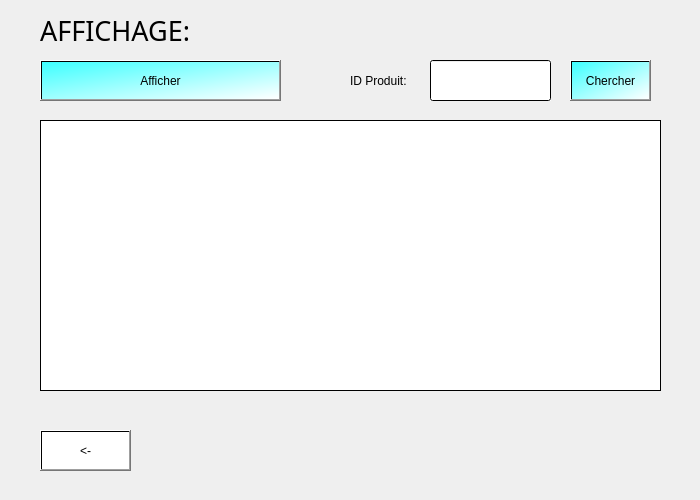
<?xml version="1.0" encoding="UTF-8"?>
<ui version="4.0">
 <class>Affichage</class>
 <widget class="QDialog" name="Affichage">
  <property name="geometry">
   <rect>
    <x>0</x>
    <y>0</y>
    <width>700</width>
    <height>500</height>
   </rect>
  </property>
  <property name="windowTitle">
   <string>Dialog</string>
  </property>
  <widget class="QLabel" name="label">
   <property name="geometry">
    <rect>
     <x>350</x>
     <y>60</y>
     <width>91</width>
     <height>41</height>
    </rect>
   </property>
   <property name="text">
    <string>ID Produit:</string>
   </property>
  </widget>
  <widget class="QLineEdit" name="lineEdit">
   <property name="geometry">
    <rect>
     <x>430</x>
     <y>60</y>
     <width>121</width>
     <height>41</height>
    </rect>
   </property>
   <property name="styleSheet">
    <string notr="true">background-color: qlineargradient(spread:pad, x1:0, y1:0, x2:1, y2:1, stop:0 rgba(255, 255, 255, 255), stop:1 rgba(255, 255, 255, 255));</string>
   </property>
  </widget>
  <widget class="QPushButton" name="pushButton_2">
   <property name="geometry">
    <rect>
     <x>40</x>
     <y>60</y>
     <width>241</width>
     <height>41</height>
    </rect>
   </property>
   <property name="styleSheet">
    <string notr="true">background-color: qlineargradient(spread:pad, x1:0, y1:0, x2:1, y2:1, stop:0 rgba(61, 255, 255, 255), stop:1 rgba(255, 255, 255, 255));</string>
   </property>
   <property name="text">
    <string>Afficher</string>
   </property>
  </widget>
  <widget class="QTableView" name="tableView">
   <property name="geometry">
    <rect>
     <x>40</x>
     <y>120</y>
     <width>621</width>
     <height>271</height>
    </rect>
   </property>
   <property name="styleSheet">
    <string notr="true">background-color: qlineargradient(spread:pad, x1:0, y1:0, x2:1, y2:1, stop:0 rgba(255, 255, 255, 255), stop:1 rgba(255, 255, 255, 255));</string>
   </property>
  </widget>
  <widget class="QLabel" name="label_2">
   <property name="geometry">
    <rect>
     <x>520</x>
     <y>420</y>
     <width>131</width>
     <height>31</height>
    </rect>
   </property>
   <property name="styleSheet">
    <string notr="true">color: qlineargradient(spread:pad, x1:0, y1:0, x2:1, y2:0, stop:0 rgba(0, 0, 0, 255), stop:1 rgba(255, 255, 255, 255));</string>
   </property>
   <property name="text">
    <string/>
   </property>
  </widget>
  <widget class="QPushButton" name="pushButton_3">
   <property name="geometry">
    <rect>
     <x>570</x>
     <y>60</y>
     <width>81</width>
     <height>41</height>
    </rect>
   </property>
   <property name="styleSheet">
    <string notr="true">background-color: qlineargradient(spread:pad, x1:0, y1:0, x2:1, y2:1, stop:0 rgba(61, 255, 255, 255), stop:1 rgba(255, 255, 255, 255));</string>
   </property>
   <property name="text">
    <string>Chercher</string>
   </property>
  </widget>
  <widget class="QPushButton" name="pushButton_4">
   <property name="geometry">
    <rect>
     <x>40</x>
     <y>430</y>
     <width>91</width>
     <height>41</height>
    </rect>
   </property>
   <property name="styleSheet">
    <string notr="true">background-color: qlineargradient(spread:pad, x1:0, y1:0, x2:1, y2:1, stop:0 rgba(255, 255, 255, 255), stop:1 rgba(255, 255, 255, 255));</string>
   </property>
   <property name="text">
    <string>&lt;-</string>
   </property>
  </widget>
  <widget class="QLabel" name="label_3">
   <property name="geometry">
    <rect>
     <x>40</x>
     <y>10</y>
     <width>231</width>
     <height>41</height>
    </rect>
   </property>
   <property name="font">
    <font>
     <family>MS Gothic</family>
     <pointsize>20</pointsize>
    </font>
   </property>
   <property name="text">
    <string>AFFICHAGE:</string>
   </property>
  </widget>
 </widget>
 <resources/>
 <connections/>
</ui>
